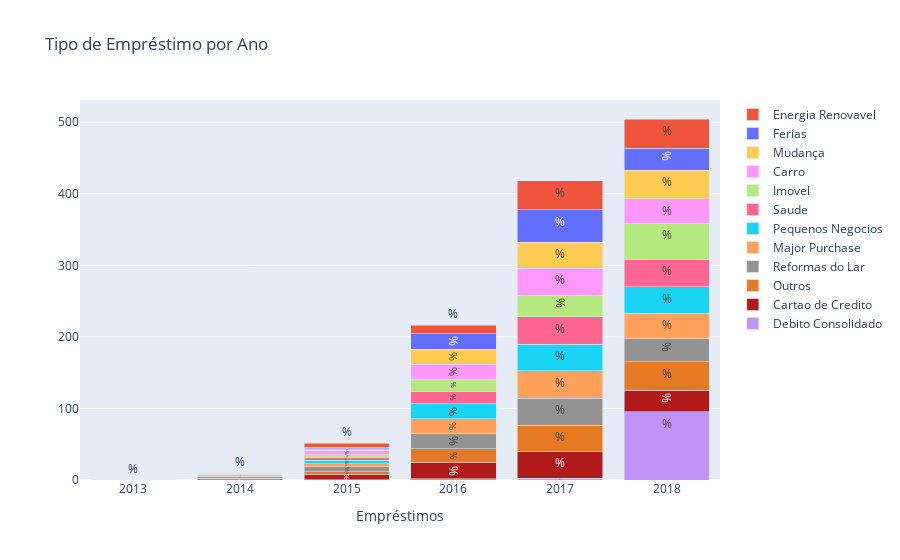

Source (notebook cell):
### Code cell
debt_consolidation = loan_status_cross['debt_consolidation'].values.tolist()
credit_card        = loan_status_cross['credit_card'].values.tolist()
other              = loan_status_cross['other'].values.tolist()
home_improvement   = loan_status_cross['home_improvement'].values.tolist()
major_purchase     = loan_status_cross['major_purchase'] .values.tolist()
small_business     = loan_status_cross['small_business'].values.tolist()
medical            = loan_status_cross['medical'].values.tolist()
house              = loan_status_cross['house'].values.tolist()
car                = loan_status_cross['car'].values.tolist()
moving             = loan_status_cross['moving'].values.tolist()
vacation           = loan_status_cross['vacation'] .values.tolist()
renewable_energy   = loan_status_cross['renewable_energy'].values.tolist()



debt = go.Bar(
    x=number_of_loanstatus.index,#df_anos['year'].value_counts().index,#df_anos['year'].unique(),
    y= debt_consolidation,
    name='Debito Consolidado',
    marker=dict(
        color='rgb(192, 148, 246)'
    ),
    text = '%'
)

credit = go.Bar(
    x=number_of_loanstatus.index,
    y=credit_card,
    name='Cartao de Credito',
    marker=dict(
        color='rgb(176, 26, 26)'
    ),
    text = '%'
)

other = go.Bar(
    x=number_of_loanstatus.index,
    y= other,
    name='Outros',
    marker = dict(
        color='rgb(229, 121, 36)'
    ),
    text = '%'
)

home = go.Bar(
    x=number_of_loanstatus.index,
    y= home_improvement,
    name='Reformas do Lar',
    marker = dict(
        color='rgb(147, 147, 147)'
    ),
    text = '%'
)

major = go.Bar(
    x=number_of_loanstatus.index,
    y= major_purchase,
    name='Major Purchase', 
#     marker = dict(
#         color='rgb(246, 157, 135)'
#     ),
    text = '%'
)

small = go.Bar(
    x=number_of_loanstatus.index,
    y= small_business,
    name='Pequenos Negocios',
#     marker = dict(
#         color = 'rgb(238, 76, 73)'
#         ),
    text = '%'
)
medical = go.Bar(
    x=number_of_loanstatus.index,
    y= medical,
    name='Saude',
#     marker=dict(
#         color='rgb(192, 148, 246)'
#     ),
    text = '%'
)

house = go.Bar(
    x=number_of_loanstatus.index,
    y=house,
    name='Imovel',
#     marker=dict(
#         color='rgb(176, 26, 26)'
#     ),
    text = '%'
)

car = go.Bar(
    x=number_of_loanstatus.index,
    y= car,
    name='Carro',
#     marker = dict(
#         color='rgb(229, 121, 36)'
#     ),
    text = '%'
)

moving = go.Bar(
    x=number_of_loanstatus.index,
    y= moving,
    name='Mudança',
#     marker = dict(
#         color='rgb(147, 147, 147)'
#     ),
    text = '%'
)

vacation = go.Bar(
    x=number_of_loanstatus.index,
    y= vacation,
    name='Ferias', 
#     marker = dict(
#         color='rgb(246, 157, 135)'
#     ),
    text = '%'
)

renewable = go.Bar(
    x=number_of_loanstatus.index,
    y= renewable_energy,
    name='Energia Renovavel',
#     marker = dict(
#         color = 'rgb(238, 76, 73)'
#         ),
     text = '%'
)

data = [debt, credit, other, home, major, small, medical, house, car, moving, vacation, renewable]
layout = go.Layout(
    barmode='stack',
    title = 'Tipo de Empréstimo por Ano',
    xaxis=dict(title='Empréstimos')
)

fig = go.Figure(data=data, layout=layout)
iplot(fig, filename='stacked-bar')

### Figure 1 — Plotly figure (JSON) as saved in the notebook; plotly's stock layout.template omitted (floating-point values rounded to 4 significant figures)
{"data": [{"marker": {"color": "rgb(192, 148, 246)"}, "name": "Debito Consolidado", "text": "%", "type": "bar", "x": [2013, 2014, 2015, 2016, 2017, 2018], "y": [0, 0.12, 0.49, 1.46, 2.42, 95.52]}, {"marker": {"color": "rgb(176, 26, 26)"}, "name": "Cartao de Credito", "text": "%", "type": "bar", "x": [2013, 2014, 2015, 2016, 2017, 2018], "y": [0, 1.82, 7.8, 22.68, 37.81, 29.9]}, {"marker": {"color": "rgb(229, 121, 36)"}, "name": "Outros", "text": "%", "type": "bar", "x": [2013, 2014, 2015, 2016, 2017, 2018], "y": [0.05, 0.82, 3.57, 19.19, 36.6, 39.77]}, {"marker": {"color": "rgb(147, 147, 147)"}, "name": "Reformas do Lar", "text": "%", "type": "bar", "x": [2013, 2014, 2015, 2016, 2017, 2018], "y": [0, 1.65, 6.64, 22.1, 37.74, 31.86]}, {"name": "Major Purchase", "text": "%", "type": "bar", "x": [2013, 2014, 2015, 2016, 2017, 2018], "y": [0, 1.04, 4.01, 20.36, 38.34, 36.26]}, {"name": "Pequenos Negocios", "text": "%", "type": "bar", "x": [2013, 2014, 2015, 2016, 2017, 2018], "y": [0, 0.49, 5.34, 20.63, 36.89, 36.65]}, {"name": "Saude", "text": "%", "type": "bar", "x": [2013, 2014, 2015, 2016, 2017, 2018], "y": [0, 1.34, 4.02, 17.69, 38.34, 38.61]}, {"name": "Imovel", "text": "%", "type": "bar", "x": [2013, 2014, 2015, 2016, 2017, 2018], "y": [0, 0, 3.25, 16.67, 29.67, 50.41]}, {"name": "Carro", "text": "%", "type": "bar", "x": [2013, 2014, 2015, 2016, 2017, 2018], "y": [0, 0, 6.12, 21.22, 38.37, 34.29]}, {"name": "Mudança", "text": "%", "type": "bar", "x": [2013, 2014, 2015, 2016, 2017, 2018], "y": [0, 0.94, 2.36, 20.75, 36.32, 39.62]}, {"name": "Ferias", "text": "%", "type": "bar", "x": [2013, 2014, 2015, 2016, 2017, 2018], "y": [0, 1, 1.99, 21.89, 44.78, 30.35]}, {"name": "Energia Renovavel", "text": "%", "type": "bar", "x": [2013, 2014, 2015, 2016, 2017, 2018], "y": [0, 0, 5.88, 11.76, 41.18, 41.18]}], "layout": {"barmode": "stack", "title": {"text": "Tipo de Empréstimo por Ano"}, "xaxis": {"title": {"text": "Empréstimos"}}}}
